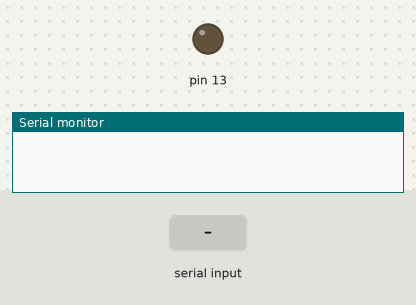
The sketch below on a simulated Arduino Uno, built with avr-gcc and run on an emulated ATmega328P. Shown: output pins drawn as LEDs (lit = HIGH), the last lines printed to the serial monitor. The test bench sets the inputs (shaded band).

Above: at 1.2 s.
1.3 s: "Valvula3\n" received over the second serial link
At 2.5 s:
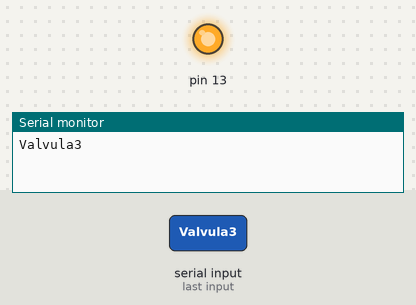
2.8 s: "Valvula1\n" received over the second serial link
At 3.8 s:
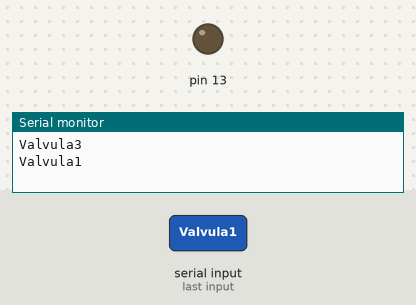
Timing chart, 0 to 5.8 s (numbered marks = the images above; inputs shaded):
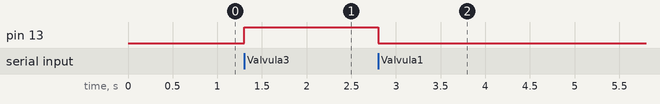

Measured:
- after the input at 1.3 s, pin 13: LOW → HIGH at once
- after the input at 2.8 s, pin 13: HIGH → LOW at once

The sketch:

sketch_jul30a.ino
```cpp
#include <SoftwareSerial.h>
SoftwareSerial HC12(A2, A3); // HC-12 TX Pin, HC-12 RX Pin

String data = "";
int caca = 27;
char c = 0;
boolean newline = false;

void setup() {
  Serial.begin(1200);             // Serial port to computer
  HC12.begin(1200);               // Serial port to HC12
  pinMode(13,OUTPUT);
}
void loop() {
  while (HC12.available()>0) {        // If HC-12 has data
    c = HC12.read();

    if(c == '\r'){
      continue;
    }
    else if(c == '\n'){
      newline = true;
      break;
    }
    else{
      data = data + c;
    }

  }

    if(newline == true){
      if(data.equals("Valvula1")){
        Serial.println(data);
        digitalWrite(13,LOW);
        HC12.println("Valvula1\n");
      }else if(data.equals("Valvula2")){
        Serial.println(data);
        digitalWrite(13,LOW);
        HC12.println("Valvula2\n");
      }else if(data.equals("Valvula3")){
        Serial.println(data);
        digitalWrite(13,HIGH);
      }else if(data.equals("Valvula4")){
        Serial.println(data);
        digitalWrite(13,LOW);
        HC12.println("Valvula4\n");
      }
      else{
      }
      data = "";
      newline = false;
    }


}
```
